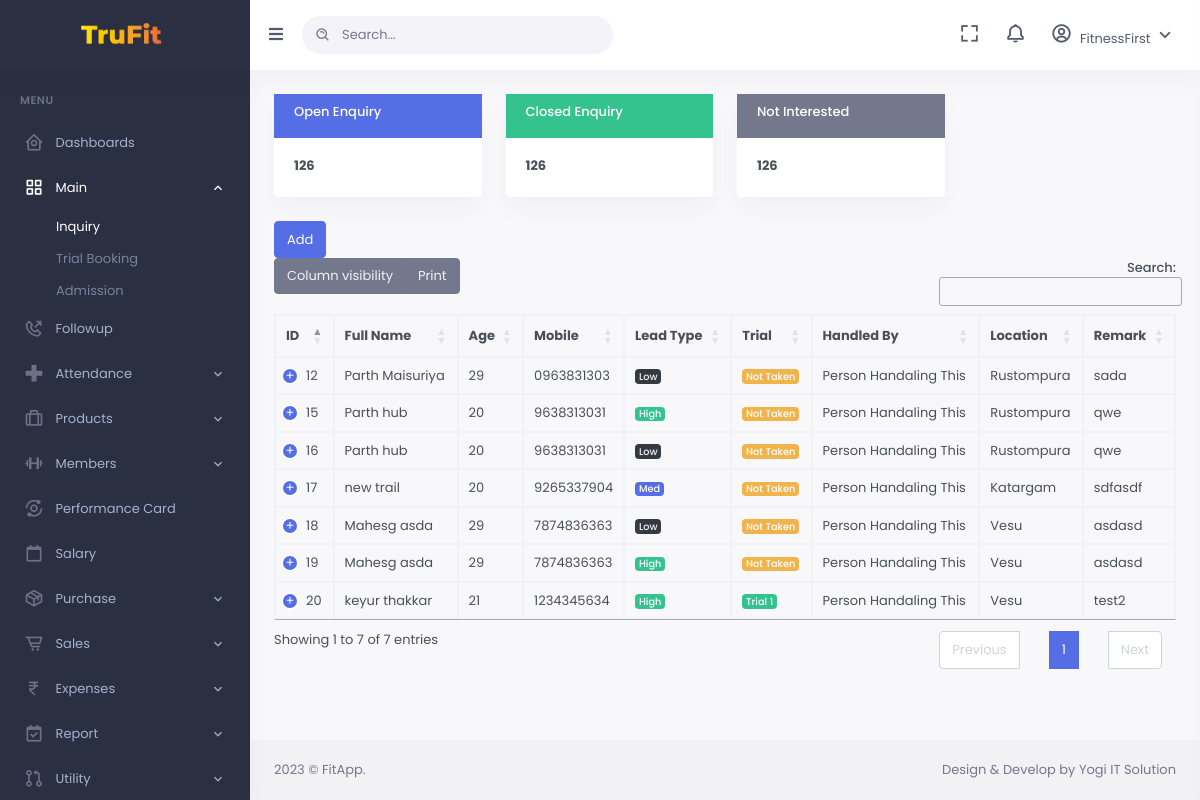
The page /all-inquiry.php (signed in) on the database its author committed.
### tables this page shows
CREATE TABLE `student` (
  `stdID` int(11) NOT NULL,
  `stdfName` varchar(100) NOT NULL,
  `stdlName` varchar(100) NOT NULL,
  `stdAge` int(3) NOT NULL,
  `stdGender` varchar(7) NOT NULL,
  `stdContact` varchar(10) NOT NULL,
  `stdEmailID` varchar(50) NOT NULL,
  `school` varchar(200) NOT NULL,
  `locationID` int(11) NOT NULL,
  `refID` int(11) NOT NULL,
  `programInterestedIN` int(11) NOT NULL,
  `resume` varchar(500) NOT NULL,
  `priority` varchar(50) NOT NULL,
  `remarks` varchar(500) NOT NULL
);

CREATE TABLE `location` (
  `locationID` int(11) NOT NULL,
  `locationName` varchar(50) NOT NULL,
  `addline1` varchar(300) NOT NULL,
  `addline2` varchar(300) NOT NULL,
  `city` varchar(100) NOT NULL,
  `zipcode` varchar(50) NOT NULL,
  `state` varchar(50) NOT NULL,
  `country` varchar(255) NOT NULL,
  `mobile` varchar(10) NOT NULL,
  `printName` varchar(255) NOT NULL,
  `locationEmail` varchar(255) NOT NULL,
  `active` int(11) NOT NULL
);

### all-inquiry.php (the view, shortened to what this page needs)
<?php
include_once 'db_conn.php';
?>
<!DOCTYPE html>
<html lang="en">
<?php
include('inc/head.php')
?>
<body data-sidebar="dark">
    <div id="layout-wrapper">
        <?php
        include('inc/sidebar.php')
        ?>
        <div id="main" class="layout-column flex">
            <?php
            include('inc/header.php')
            ?>
            <div class="main-content">
                <div class="page-content">
                    <div class="container-fluid">
                        <div class="padding">
                            <div class="row ">
                                <div class="col-lg-12 col-12">
                                    <div class="row ">
                                        <div class="col-md-3">
                                            <a href="all-inquiry.php">
                                                <div class="card ">
                                                    <div class="card-header bg-primary">
                                                        <h6 class="text-white">Open Enquiry</h6>
                                                    </div>
                                                    <div class="card-body ">
                                                        <h6 class="fw-bolder mb-1">126</6>
                                                    </div>
                                                </div>
                                            </a>
                                        </div>
                                        <div class="col-md-3">
                                            <a href="#">
                                                <div class="card ">
                                                    <div class="card-header bg-success">
                                                        <h6 class="text-white">Closed Enquiry</h6>
                                                    </div>
                                                    <div class="card-body ">
                                                        <h6 class="fw-bolder mb-1">126</6>
                                                    </div>
                                                </div>
                                            </a>
                                        </div>
                                        <div class="col-md-3">
                                            <a href="all-inq-lost.php">
                                                <div class="card ">
                                                    <div class="card-header bg-secondary">
                                                        <h6 class="text-white">Not Interested</h6>
                                                    </div>
                                                    <div class="card-body ">
                                                        <h6 class="fw-bolder mb-1">126</6>
                                                    </div>
                                                </div>
                                            </a>
                                        </div>
                                    </div>
                                </div>
                            </div>
                            <table id="datatable-buttons" class="table table-bordered dt-responsive nowrap w-100">
                                <thead>
                                    <tr>
                                        <th data-sortable="true" data-field="id">ID</th>
                                        <th data-sortable="true" data-field="fullname">Full Name</th>
                                        <th data-sortable="true" data-field="age">Age</th>
                                        <th data-sortable="true" data-field="Mobile">Mobile</th>
                                        <th data-sortable="true" data-field="Lead Type">Lead Type</th>
                                        <th data-sortable="true" data-field="Trial">Trial</th>
                                        <th data-sortable="true" data-field="Handled By">Handled By</th>
                                        <th data-sortable="true" data-field="Location">Location</th>
                                        <th data-sortable="true" data-field="Remark">Remark</th>
                                        <a href="add-inquiry.php" class="btn btn-primary">Add</a>
                                    </tr>
                                </thead>
                                <tbody>
                                    <?php
                                    $sqlIn = "SELECT s.*,l.locationName,t.trial1,t.trial2,t.trial3 FROM `student` as s inner JOIN location as l on s.locationID = l.locationID
                                    left join trial as t on t.stdID = s.stdID ";
                                    $res = mysqli_query($conn, $sqlIn);
                                    while ($row = mysqli_fetch_assoc($res)) {
                                    ?>
                                        <tr class=" flex">
                                            <td class="flex"><?= $row['stdID'] ?></td>
                                            <td class="flex"><?= $row['stdfName'] . " " . $row['stdlName'] ?></td>
                                            <td class="flex"><?= $row['stdAge'] ?></td>
                                            <td class="flex"><?= $row['stdContact'] ?></td>
                                            <td>
                                                <?php
                                                    if($row['priority'] == "High"){
                                                ?>
                                                <span class="badge  bg-success">
                                                    High
                                                </span>
                                            <?php } ?>
                                            <?php
                                                if($row['priority'] == "Med"){
                                                ?>
                                                <span class="badge  bg-primary">
                                                    Med
                                                </span>
                                            <?php } ?>
                                            <?php
                                                if($row['priority'] == "Low"){
                                                ?>
                                                <span class="badge  bg-dark ">
                                                    Low
                                                </span>
                                            <?php } ?>
                                            </td>
                                            <td>
                                                <?php
                                                    if($row['trial1'] != "1" && $row['trial2'] != "1" && $row['trial3'] != "1" ){
                                                ?>
                                                <span class="badge  bg-warning">
                                                    Not Taken
                                                </span>
                                                <?php } ?>
                                                <?php
                                                    if($row['trial1'] == "1"){
                                                ?>
                                                <span class="badge  bg-success">
                                                    Trial 1
                                                </span>
                                            <?php } ?>
                                            </td>
                                            <td>Person Handaling This</td>
                                            <td class="flex"><?= $row['locationName'] ?></td>
                                            <td><?= $row['remarks'] ?></td>
                                        </tr>
                                    <?php } ?>
                                </tbody>
                            </table>
                        </div>
                    </div>
                </div>
            </div>
        </div>
        <?php
        include('inc/footer.php')
        ?>
    </div>
</body>
</html>

### rows shown on the page
student: stdID "20", stdfName "keyur", stdlName "thakkar", stdAge "21", stdContact "1234345634", priority "High", shows "Trial 1", locationID.locationName "Vesu", remarks "test2"
student: stdID "12", stdfName "Parth", stdlName "Maisuriya", stdAge "29", stdContact "0963831303", priority "Low", shows "Not Taken", locationID.locationName "Rustompura", remarks "sada"
student: stdID "15", stdfName "Parth", stdlName "hub", stdAge "20", stdContact "9638313031", priority "High", shows "Not Taken", locationID.locationName "Rustompura", remarks "qwe"
student: stdID "16", stdfName "Parth", stdlName "hub", stdAge "20", stdContact "9638313031", priority "Low", shows "Not Taken", locationID.locationName "Rustompura", remarks "qwe"
student: stdID "17", stdfName "new", stdlName "trail", stdAge "20", stdContact "9265337904", priority "Med", shows "Not Taken", locationID.locationName "Katargam", remarks "sdfasdf"
student: stdID "18", stdfName "Mahesg", stdlName "asda", stdAge "29", stdContact "7874836363", priority "Low", shows "Not Taken", locationID.locationName "Vesu", remarks "asdasd"
student: stdID "19", stdfName "Mahesg", stdlName "asda", stdAge "29", stdContact "7874836363", priority "High", shows "Not Taken", locationID.locationName "Vesu", remarks "asdasd"
